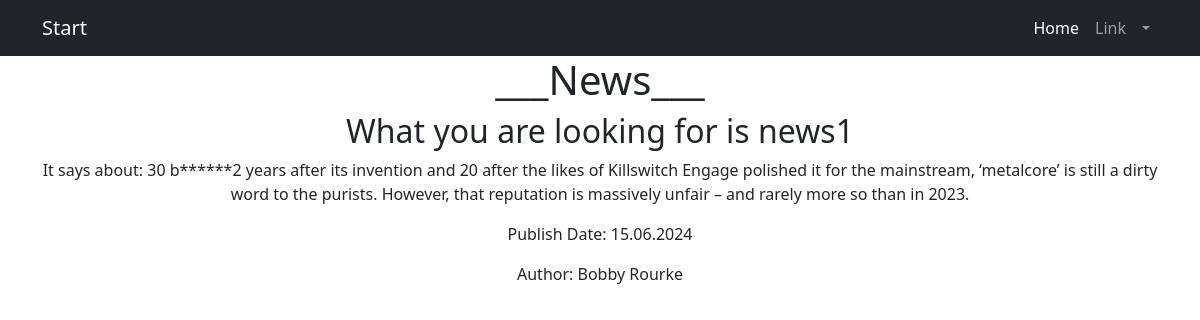
/1/, run on the app's committed database.
### news/models.py (models this page shows, shortened)
class Post(models.Model):
    author = models.ForeignKey('Author', on_delete=models.CASCADE, blank=True)
    POST_TYPES = (
        ('article', 'Article'),
        ('news', 'News'),
    )
    post_type = models.CharField(max_length=10, choices=POST_TYPES)
    created_at = models.DateTimeField(auto_now_add=True)
    categories = models.ManyToManyField('Category', through='PostCategory')
    title = models.CharField(max_length=255)
    content = models.TextField()
    rating = models.IntegerField(default=0)
    authorname = models.CharField(max_length=255,)

### news/views.py (the view)
# urls.py: path('<int:id>/', views.news_full_detail, name='news_full_detail'),
def news_full_detail(request, id):
    post = Post.objects.get(pk=id)
    post_info = {
        'title': post.title,
        'content': post.content,
        'publish_date': post.created_at.strftime('%d.%m.%Y'),
        'author': post.authorname,
    }
    return render(request, 'news_full_detail.html', {'post': post_info})

### news/templatetags/censor.py (called while the page is built)
@register.filter(name='censor')
def censor(value):
    banned_words = ['badword', 'badword1', 'badword2']
    for word in banned_words:
        if isinstance(word, str):
            value = value.replace(word[1:], '*' * len(word[1:]))
    return value

### news/templates/news_full_detail.html
{% extends 'flatpages/default.html' %}
{% load censor %}
{% block content %}
<h1>___News___</h1>
    <h2>What you are looking for is {{ post.title|censor }}</h2>
    <p>It says about: {{ post.content|censor }}</p>
    <p>Publish Date: {{ post.publish_date }}</p>
    {% if post.author %}
    <p>Author: {{ post.author }}</p>
    {% endif %}
{% endblock %}

### data on the page
Post: title|censor "news1", content|censor "30 b******2 years after its invention and 20 after the likes of Killswitch Engage polished it for the mainstream, ‘metalcore’ is still a dirty word to the purists. However, that reputation is massively unfair – and rarely more so than in 2023.", author "Bobby Rourke"

### other printed values
{{ post.publish_date }} "15.06.2024"
